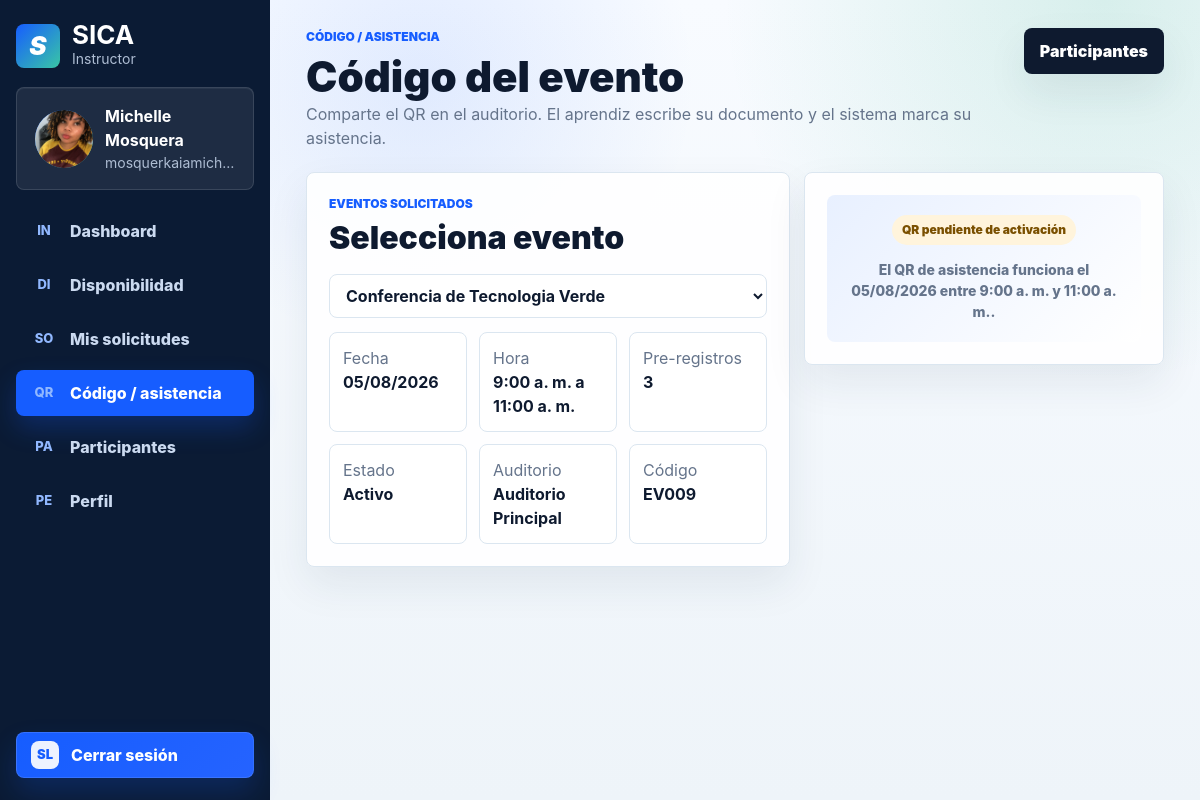
/instructor/asistencia.php (signed in), run on the app's committed database.
### tables this page shows
CREATE TABLE `evento` (
  `id_evento` int(11) NOT NULL,
  `nombre_evento` varchar(100) NOT NULL,
  `descripcion` varchar(150) DEFAULT NULL,
  `fecha_evento` date NOT NULL,
  `hora_inicio` time NOT NULL,
  `hora_fin` time NOT NULL,
  `codigo_evento` varchar(20) NOT NULL,
  `id_auditorio` int(11) NOT NULL,
  `id_tipo_evento` int(11) NOT NULL,
  `id_solicitante` bigint(20) DEFAULT NULL,
  `id_coordinador` bigint(20) DEFAULT NULL,
  `observacion` varchar(255) DEFAULT NULL,
  `fecha_aprobacion` date DEFAULT NULL,
  `id_estado` int(11) DEFAULT NULL
);

CREATE TABLE `estado` (
  `id_estado` int(11) NOT NULL,
  `nombre_estado` varchar(20) NOT NULL
);

CREATE TABLE `auditorio` (
  `id_auditorio` int(11) NOT NULL,
  `nombre_auditorio` varchar(80) NOT NULL,
  `bloque` varchar(10) NOT NULL,
  `capacidad` int(11) NOT NULL,
  `cantidad_computadores` int(11) DEFAULT NULL,
  `tiene_aire_acondicionado` tinyint(1) DEFAULT NULL,
  `tiene_ventilador` tinyint(1) DEFAULT NULL,
  `tiene_tablero` tinyint(1) DEFAULT NULL,
  `tiene_televisor` tinyint(1) DEFAULT NULL,
  `id_estado` int(11) DEFAULT NULL
);

### includes/paths.php (called while the page is built, shortened)
<?php
function app_base_path(): string
{
    static $basePath = null;
    if ($basePath !== null) {
        return $basePath;
    }
    $scriptName = str_replace('\\', '/', $_SERVER['SCRIPT_NAME'] ?? '');
    $segments = array_values(array_filter(explode('/', trim($scriptName, '/')), 'strlen'));
    $firstSegment = $segments[0] ?? '';
    $rootEntries = [
        'admin',
        'aprendiz',
        'coordinador',
        'css',
        'img',
        'includes',
        'instructor',
        'js',
        'login',
        'index.php',
    ];
    $basePath = ($firstSegment !== '' && !in_array($firstSegment, $rootEntries, true))
        ? '/' . $firstSegment
        : '';
    return $basePath;
}
function app_url(string $path): string
{
    return app_base_path() . '/' . ltrim($path, '/');
}

### instructor/asistencia.php (the view, shortened to what this page needs)
<?php
require_once __DIR__ . '/../config/conexion.php';
require_once __DIR__ . '/../includes/instructor_panel.php';
$idInstructor = (int)(instructor_user()['id_documento'] ?? 0);
$eventos = instructor_rows($pdo, instructor_event_query() . " WHERE e.id_solicitante = :id ORDER BY e.fecha_evento DESC, e.hora_inicio DESC", [':id' => $idInstructor]);
$eventoRaw = trim((string)($_GET['evento'] ?? ''));
$selectedId = $eventoRaw !== '' && ctype_digit($eventoRaw) ? (int)$eventoRaw : (int)($eventos[0]['id_evento'] ?? 0);
$evento = null;
foreach ($eventos as $item) {
    if ((int)$item['id_evento'] === $selectedId) {
        $evento = $item;
        break;
    }
}
$participantes = $evento ? (int)instructor_scalar($pdo, 'SELECT COUNT(*) FROM preregistro WHERE id_evento = :id', [':id' => (int)$evento['id_evento']]) : 0;
?>
<?php include_once __DIR__ . '/../includes/header.php'; ?>
<header class="instructor-topbar">
    <div>
        <p class="eyebrow">Código / asistencia</p>
        <h1>Código del evento</h1>
        <span>Comparte el QR en el auditorio. El aprendiz escribe su documento y el sistema marca su asistencia.</span>
    </div>
    <a class="top-action" href="<?= instructor_h(app_url('instructor/participantes.php')) ?>">Participantes</a>
</header>
<section class="participants-layout">
    <article class="panel">
        <div class="panel-head">
            <div><p class="eyebrow">Eventos solicitados</p><h2>Selecciona evento</h2></div>
        </div>
        <form class="calendar-toolbar" method="get">
            <select name="evento" onchange="this.form.submit()">
                <?php foreach ($eventos as $item): ?>
                    <option value="<?= instructor_h($item['id_evento']) ?>" <?= (int)$item['id_evento'] === $selectedId ? 'selected' : '' ?>><?= instructor_h($item['nombre_evento']) ?></option>
                <?php endforeach; ?>
            </select>
        </form>
        <?php if (!$evento): ?>
            <div class="empty-state">No tienes eventos solicitados todavía. Crea una solicitud desde disponibilidad para generar el código del evento.</div>
        <?php else: ?>
            <div class="detail-grid">
                <div class="detail-box"><span>Fecha</span><strong><?= instructor_h((new DateTime((string)$evento['fecha_evento']))->format('d/m/Y')) ?></strong></div>
                <div class="detail-box"><span>Hora</span><strong><?= instructor_h(instructor_hora12((string)$evento['hora_inicio'])) ?> a <?= instructor_h(instructor_hora12((string)$evento['hora_fin'])) ?></strong></div>
                <div class="detail-box"><span>Pre-registros</span><strong><?= instructor_h($participantes) ?></strong></div>
                <div class="detail-box"><span>Estado</span><strong><?= instructor_h($evento['estado']) ?></strong></div>
                <div class="detail-box"><span>Auditorio</span><strong><?= instructor_h($evento['nombre_auditorio']) ?></strong></div>
                <div class="detail-box"><span>Código</span><strong><?= instructor_h($evento['codigo_evento']) ?></strong></div>
            </div>
        <?php endif; ?>
    </article>
    <aside class="panel">
        <?php if ($evento): ?>
            <?php
                $estado = (string)($evento['estado'] ?? '');
                $fechaEvento = new DateTime((string)$evento['fecha_evento']);
                $hoy = new DateTime('today');
                $isFutureOrToday = $fechaEvento >= $hoy;
                $eventStart = new DateTime((string)$evento['fecha_evento'] . ' ' . (string)$evento['hora_inicio']);
                $eventEnd = new DateTime((string)$evento['fecha_evento'] . ' ' . (string)$evento['hora_fin']);
                $now = new DateTime();
                $qrWindowActive = $now >= $eventStart && $now <= $eventEnd;
            ?>
            <?php if ($estado === 'Pendiente'): ?>
                <div class="qr-card locked">
                    <span class="status-pill pending">Pendiente de aprobación</span>
                    <small>El QR de pre-registro se activará cuando coordinación apruebe el evento.</small>
                </div>
            <?php elseif ($estado === 'Activo' && $isFutureOrToday): ?>
                <div class="qr-card locked">
                    <span class="status-pill pending"><?= $now < $eventStart ? 'QR pendiente de activación' : 'Horario de QR finalizado' ?></span>
                    <small>El QR de asistencia funciona el <?= instructor_h($fechaEvento->format('d/m/Y')) ?> entre <?= instructor_h(instructor_hora12((string)$evento['hora_inicio'])) ?> y <?= instructor_h(instructor_hora12((string)$evento['hora_fin'])) ?>.</small>
                </div>
            <?php endif; ?>
        <?php else: ?>
            <div class="empty-state">Código pendiente.</div>
        <?php endif; ?>
    </aside>
</section>
<?php include_once __DIR__ . '/../includes/footer.php'; ?>

### css/login.css (style rules this page uses)
:root { --login-blue: #2563ff; --login-blue-dark: #1d4ed8; --login-text: #182235; --login-muted: #7a879b; --login-line: #e6ebf3; --border-angle: 0deg; }
* { box-sizing: border-box; }
body { min-height: 100vh; margin: 0; color: var(--login-text); font-family: "Inter", "Segoe UI", Arial, sans-serif; background: linear-gradient(90deg, rgba(37, 99, 255, 0.08), rgba(255, 255, 255, 0) 18%), linear-gradient(180deg, #f9fbff 0%, #edf4ff 100%); }

### css/instructor.css (style rules this page uses)
:root { --ins-blue: #165dff; --ins-ink: #0e1a2f; --ins-muted: #65748b; --ins-bg: #f4f8fb; --ins-panel: #ffffff; --ins-line: #dbe6f0; --ins-green: #12a678; --ins-green-soft: #e3f8f1; --ins-blue-soft: #e8f0ff; --ins-amber: #d98b09; --ins-amber-soft: #fff4dc; --ins-red: #dc3545; --ins-red-soft: #ffe8eb; --ins-shadow: 0 18px 42px rgba(28, 45, 74, 0.08); }
body { background: var(--ins-bg); }
.instructor-brand, .instructor-person, .instructor-id-card, .instructor-nav a, .instructor-logout, .top-action, .metric-tile, .action-card, .process-step, .request-row, .detail-grid, .participant-row { border-radius: 8px; }
.instructor-topbar { display: flex; align-items: flex-start; justify-content: space-between; gap: 18px; margin-bottom: 22px; }
.eyebrow { margin: 0 0 6px; color: var(--ins-blue); font-size: 12px; font-weight: 900; text-transform: uppercase; }
.instructor-topbar h1, .hero-card h2, .dashboard-hero h2, .dashboard-command strong, .next-event-card h2, .quick-panel h2, .panel h2, .action-card h2 { margin: 0; color: var(--ins-ink); font-weight: 900; }
.instructor-topbar h1 { font-size: clamp(30px, 4vw, 42px); }
.instructor-topbar span, .hero-card p, .dashboard-hero p, .action-card p, .panel-subtitle, .request-row small, .activity-item small, .detail-box span { color: var(--ins-muted); }
.top-action { min-height: 46px; display: inline-flex; align-items: center; justify-content: center; padding: 0 16px; color: #ffffff; background: var(--ins-ink); font-weight: 900; text-decoration: none; box-shadow: var(--ins-shadow); }
.hero-card, .dashboard-hero, .next-event-card, .quick-panel, .panel, .metric-tile, .action-card { border: 1px solid var(--ins-line); background: rgba(255, 255, 255, 0.92); box-shadow: var(--ins-shadow); border-radius: 8px; }
.hero-actions, .action-grid, .metric-grid, .dashboard-grid, .process-grid, .calendar-layout, .form-grid, .request-list, .activity-list, .quick-actions, .participants-layout { display: grid; gap: 14px; }
.panel { padding: 22px; margin-bottom: 18px; }
.panel-head { display: flex; align-items: flex-start; justify-content: space-between; gap: 14px; margin-bottom: 16px; }
.calendar-layout, .participants-layout { grid-template-columns: minmax(0, 1fr) 360px; align-items: start; }
.calendar-toolbar { display: flex; justify-content: space-between; gap: 10px; margin-bottom: 14px; }
.calendar-toolbar a, .calendar-toolbar select { min-height: 40px; padding: 0 12px; border: 1px solid var(--ins-line); border-radius: 8px; color: var(--ins-ink); background: #ffffff; text-decoration: none; font-weight: 800; }
.info-list div, .detail-box, .request-row, .participant-row { border: 1px solid var(--ins-line); background: #ffffff; }
.info-list div, .detail-box { padding: 13px; border-radius: 8px; }
.info-list strong, .info-list span, .detail-box strong, .detail-box span { display: block; }
.status-pill { min-height: 30px; display: inline-flex; align-items: center; justify-content: center; padding: 0 10px; border-radius: 999px; font-size: 12px; font-weight: 900; text-decoration: none; }
.status-pill.pending { color: #7a5000; background: var(--ins-amber-soft); }
.detail-grid { display: grid; grid-template-columns: repeat(3, minmax(0, 1fr)); gap: 12px; }
.qr-card { max-width: 340px; display: grid; gap: 14px; justify-items: center; padding: 20px; border-radius: 8px; background: linear-gradient(135deg, var(--ins-blue-soft), #ffffff); }
.qr-card small { color: var(--ins-muted); font-weight: 800; text-align: center; }
.panel .calendar-toolbar { flex-wrap: wrap; align-items: end; }
.panel .calendar-toolbar input, .panel .calendar-toolbar select { width: 100%; min-height: 44px; padding: 0 12px; border: 1px solid var(--ins-line); border-radius: 8px; color: var(--ins-ink); background: #ffffff; font: inherit; font-weight: 700; }

### data on the page
evento: fecha_evento "05/08/2026", hora_inicio "9:00 a. m.", hora_fin "11:00 a. m.", codigo_evento "EV009"
estado: nombre_estado "Activo"
auditorio: nombre_auditorio "Auditorio Principal"

### other printed values
instructor_h($name) "Michelle Mosquera"
instructor_h($mail) "mosquerkaiamich…"
instructor_h($short) "IN"
instructor_h($label) "Dashboard"
instructor_h($short) "DI"
instructor_h($label) "Disponibilidad"
instructor_h($short) "SO"
instructor_h($label) "Mis solicitudes"
instructor_h($short) "QR"
instructor_h($label) "Código / asistencia"
instructor_h($short) "PA"
instructor_h($label) "Participantes"
instructor_h($short) "PE"
instructor_h($label) "Perfil"
instructor_h($participantes) "3"
